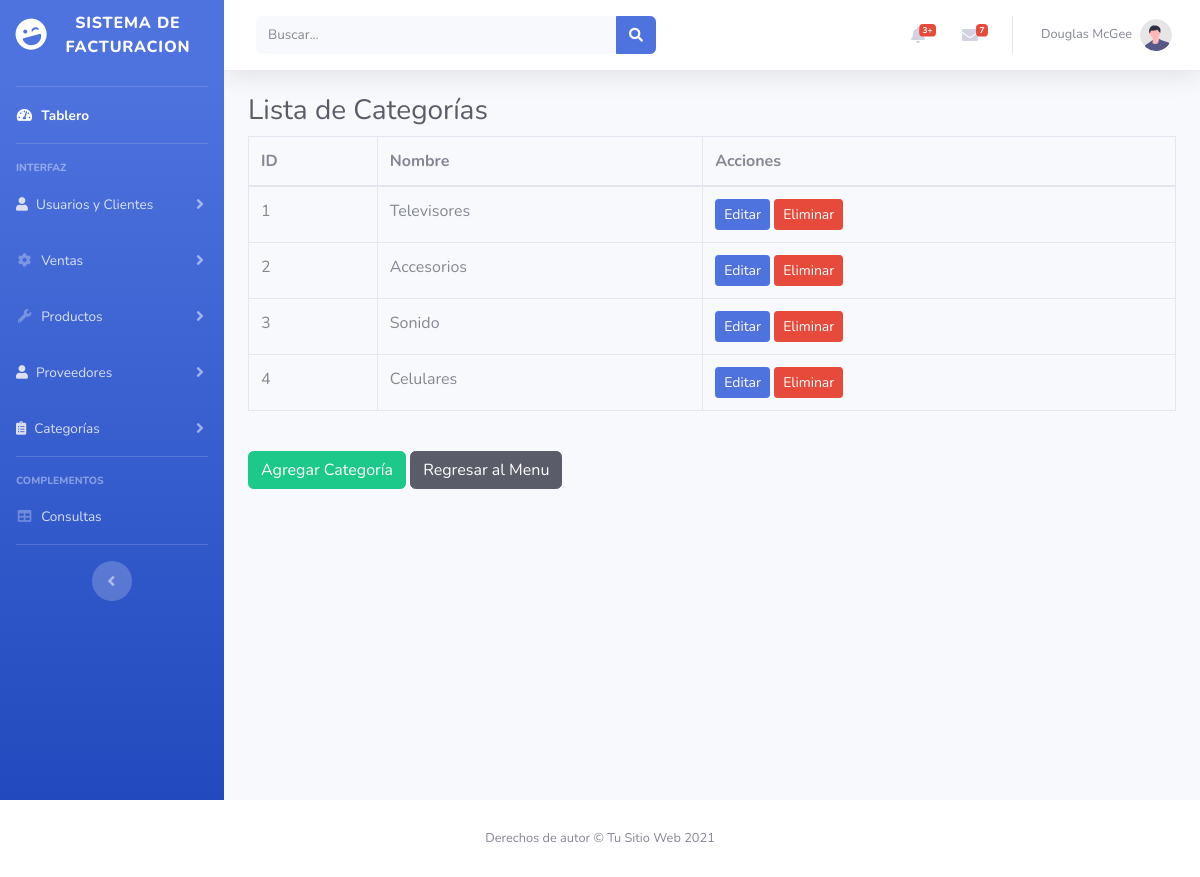
Page /Proyecto/ver_categorias.php on the committed database.
### tables this page shows
CREATE TABLE `categoria` (
  `id` int(11) NOT NULL,
  `nombre` varchar(100) NOT NULL
);

### Proyecto/ver_categorias.php (the view, shortened to what this page needs)
<?php
require_once "vistas/parte_superior.php";
?>
<div class="container">
    <h1 class="h3 mb-2 text-gray-800">Lista de Categorías</h1>
    <?php
    include '../conexion.php';
    $conexion = mysqli_connect($host, $username, $password, $dbname);
    try {
        $result = mysqli_query($conexion, "SELECT * FROM categoria");
    } catch (Exception $e) {
        die($e->getMessage());
    }
    ?>
    <table class="table table-bordered">
        <thead>
            <tr>
                <th>ID</th>
                <th>Nombre</th>
                <th>Acciones</th>
            </tr>
        </thead>
        <tbody>
            <?php while ($row = mysqli_fetch_assoc($result)): ?>
                <tr>
                    <td><?php echo htmlspecialchars($row['id']); ?></td>
                    <td><?php echo htmlspecialchars($row['nombre']); ?></td>
                    <td>
                        <a href="editar_categoria.php?id=<?php echo $row['id']; ?>" class="btn btn-primary btn-sm">Editar</a>
                        <a href="eliminar_categoria.php?id=<?php echo $row['id']; ?>" class="btn btn-danger btn-sm">Eliminar</a>
                    </td>
                </tr>
            <?php endwhile; ?>
        </tbody>
    </table>
    <br>
    <a href="agregar_categoria.php" class="btn btn-success">Agregar Categoría</a>
    <a href="index.php" class="btn btn-dark">Regresar al Menu</a>
</div>
<?php
require_once "vistas/parte_inferior.php";
?>

### rows in the picture
categoria: id "1", nombre "Televisores"
categoria: id "2", nombre "Accesorios"
categoria: id "3", nombre "Sonido"
categoria: id "4", nombre "Celulares"
